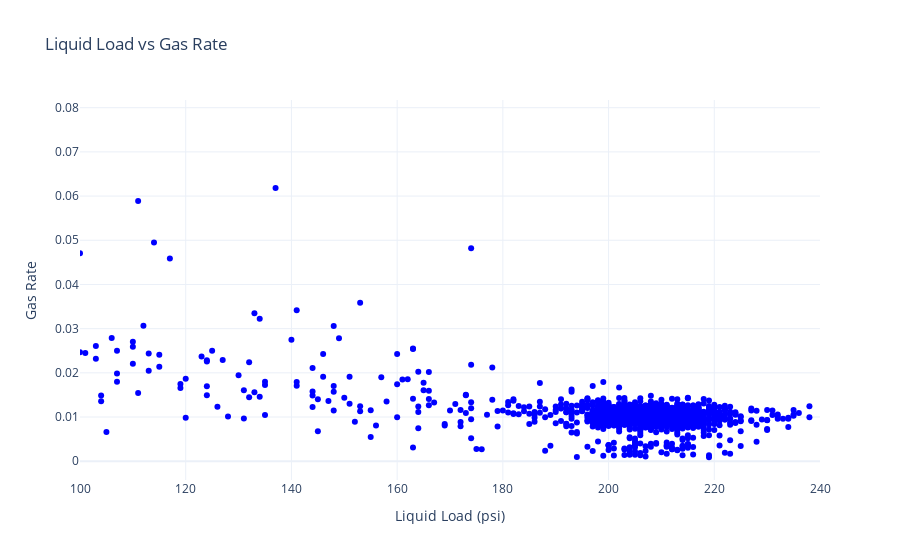

The code cell stored with this chart in its notebook:
### Code cell
# Create Plotly figure
fig = go.Figure()

# Add scatter plot (point cloud)
fig.add_trace(go.Scatter(
    x=df_z['Liquid Load - DROP (psi)'],
    y=df_z['GasRate'],
    mode='markers',
    marker=dict(size=6, color='blue', opacity=1),
    name='Gas Rate'
))

# Customize layout
fig.update_layout(
    title='Liquid Load vs Gas Rate',
    xaxis_title='Liquid Load (psi)',
    yaxis_title='Gas Rate',
    xaxis_range=[100, 240],  # Set x-axis limits (adjust as needed)
    template='plotly_white'
)

# Show plot
fig.show()

### Figure 1 — Plotly figure (JSON) as saved in the notebook; plotly's stock layout.template omitted (floating-point values rounded to 4 significant figures; data arrays with more than 128 entries replaced by an {"elided": "..."} marker saying what was removed)
{"data": [{"marker": {"color": "blue", "opacity": 1, "size": 6}, "mode": "markers", "name": "Gas Rate", "type": "scatter", "x": {"elided": "1668 int values"}, "y": {"elided": "1668 float values"}}], "layout": {"title": {"text": "Liquid Load vs Gas Rate"}, "xaxis": {"range": [100, 240], "title": {"text": "Liquid Load (psi)"}}, "yaxis": {"title": {"text": "Gas Rate"}}}}
